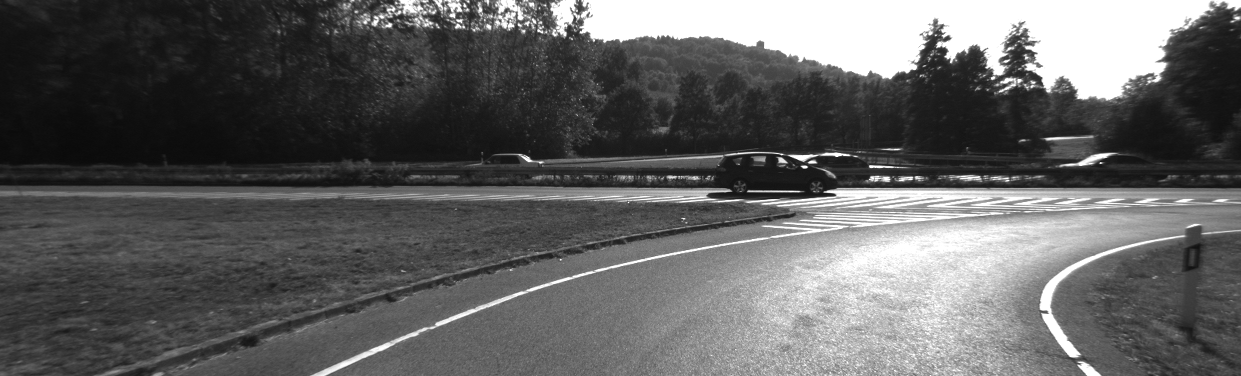
#> input picture odomotry/VO/image_l/000000.png, 1241 x 376 px, given in place of the camera
$ python corner_detection_test.py
#> lines starting #> are read from the running program, lines starting #| are printed output that depends on the picture; after the words box and inside, x2 and y2 are one past the last pixel; in counts of white or black regions, pixels touching at a corner belong together
import numpy as np
import cv2

cam = cv2.VideoCapture(1)

while True:
    check, frame = cam.read()
#> frame is the input picture: shape (376, 1241, 3); min 9, max 255, mean 96.2
    gray = cv2.cvtColor(frame, cv2.COLOR_BGR2GRAY)
    dst = cv2.cornerHarris(gray,2,3,0.04)
    dst = cv2.dilate(dst,None)
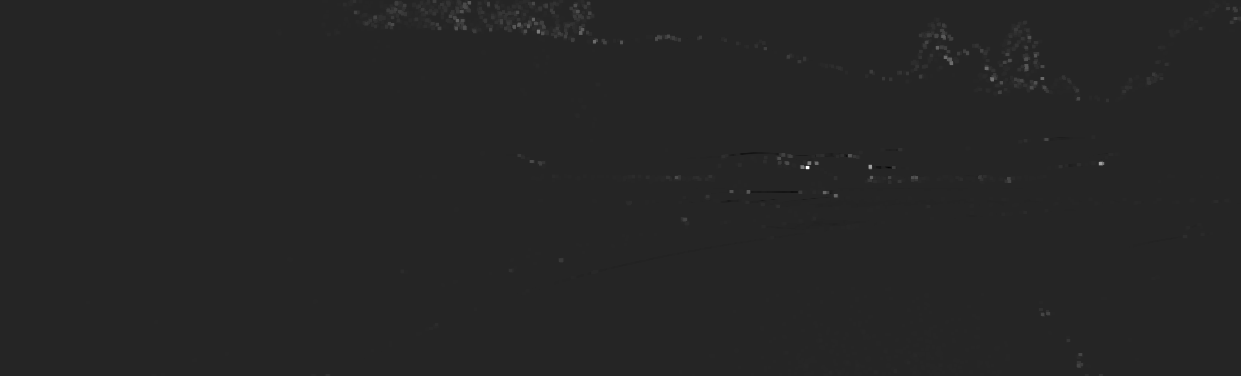
#> dst: shape (376, 1241) float32; min -0.00975, max 0.0561, mean 7.81e-05; drawn with min black and max white
    ret, dst = cv2.threshold(dst,0.01*dst.max(),255,0)
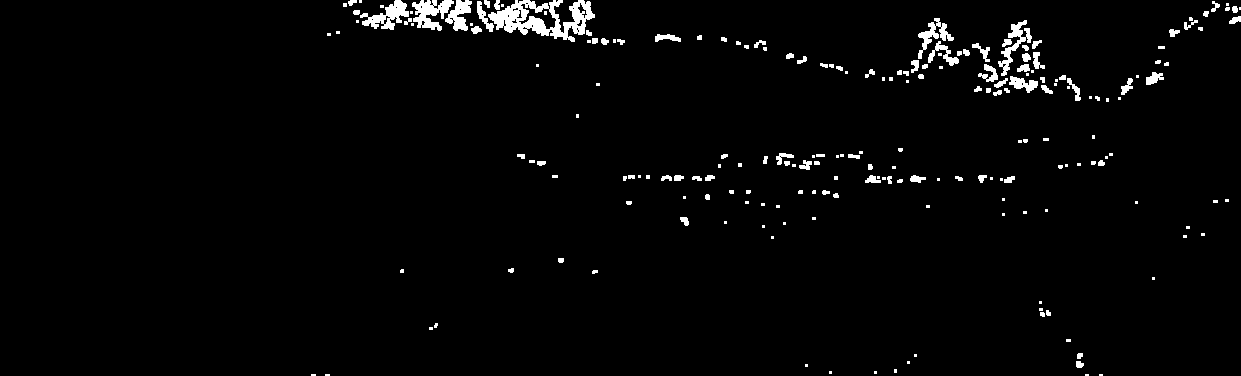
#> dst: shape (376, 1241) float32; 2.4% white; 211 white regions (113 under 20 px), largest, box (x1, y1, x2, y2) and area: (488, 0, 595, 42) 2110, (412, 0, 454, 31) 698, (360, 0, 409, 30) 662
#> ret = 0.000561
    dst = np.uint8(dst)
    # find centroids
    ret, labels, stats, centroids = cv2.connectedComponentsWithStats(dst)
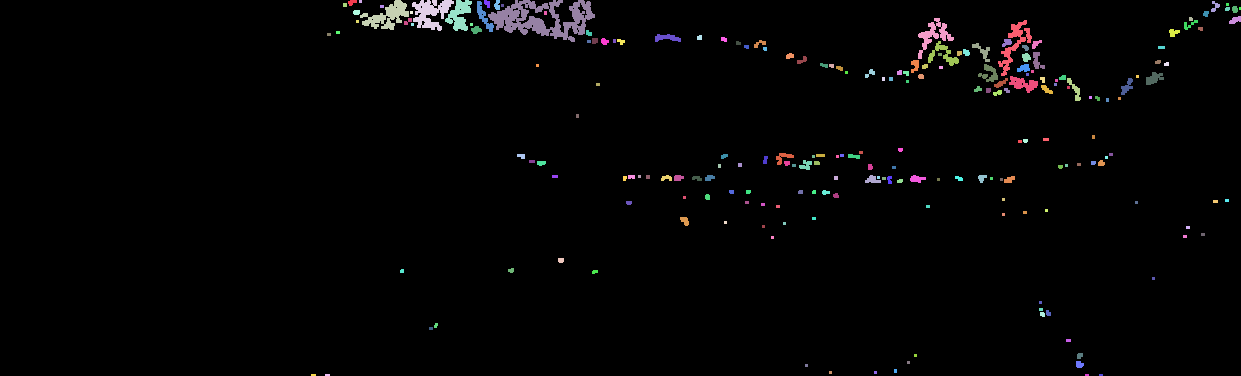
#> labels: shape (376, 1241) int32; 212 distinct labels, from 0 to 211; one colour per label, 0 black
#> ret = 212; stats = 212 rows, first 6: [0, 0, 1241, 376, 455563], [348, 0, 9, 6, 37], [359, 0, 3, 3, 9], [360, 0, 49, 30, 662], [412, 0, 42, 31, 698], [445, 0, 27, 31, 454]; centroids = 212 pairs, first value 313 to 1239.5, second value 1 to 374.5
    # define the criteria to stop and refine the corners
    criteria = (cv2.TERM_CRITERIA_EPS + cv2.TERM_CRITERIA_MAX_ITER, 100, 0.001)
    corners = cv2.cornerSubPix(gray,np.float32(centroids),(5,5),(-1,-1),criteria)
#> corners = 212 pairs, first value 310.3 to 1234.6, second value 1 to 375.2
    # Now draw them
    res = np.hstack((centroids,corners))
#> res = 212 rows, first 6: [616.9, 190.4, 616.9, 190.4], [351.6, 1.97, 351.1, 2.15], [360, 1, 360, 1], [387.2, 15.65, 387.2, 15.65], [430.2, 12.54, 430.2, 12.54], [459.1, 14.73, 459.1, 14.73]
    res = np.int0(res)
#> res = 212 rows, first 6: [616, 190, 616, 190], [351, 1, 351, 2], [360, 1, 360, 1], [387, 15, 387, 15], [430, 12, 430, 12], [459, 14, 459, 14]
    frame[res[:,1],res[:,0]]=[0,0,255]
    frame[res[:,3],res[:,2]] = [0,255,0]
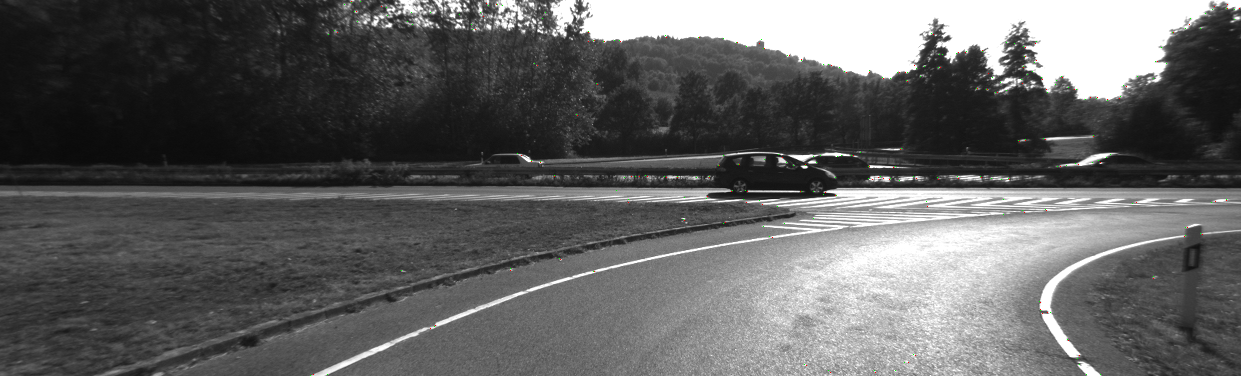
#> frame: shape (376, 1241, 3); mean B, G, R 96.1, 96.2, 96.1


    cv2.imshow('video', frame)


    key = cv2.waitKey(1)
#> (key Esc is pressed here)
    if key == 27:
        break

cam.release()
cv2.destroyAllWindows()

$ run again, on odomotry/VO/image_l/000002.png
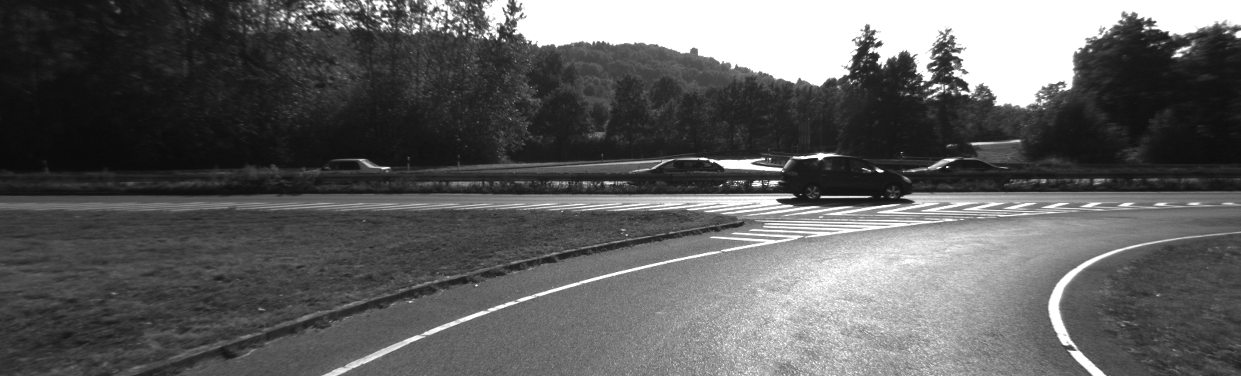
#> input picture odomotry/VO/image_l/000002.png, 1241 x 376 px, given in place of the camera
#> frame is the input picture: shape (376, 1241, 3); min 9, max 255, mean 95.1
#> `ret, dst = cv2.threshold(dst,0.01*dst.max(),255,0)`:
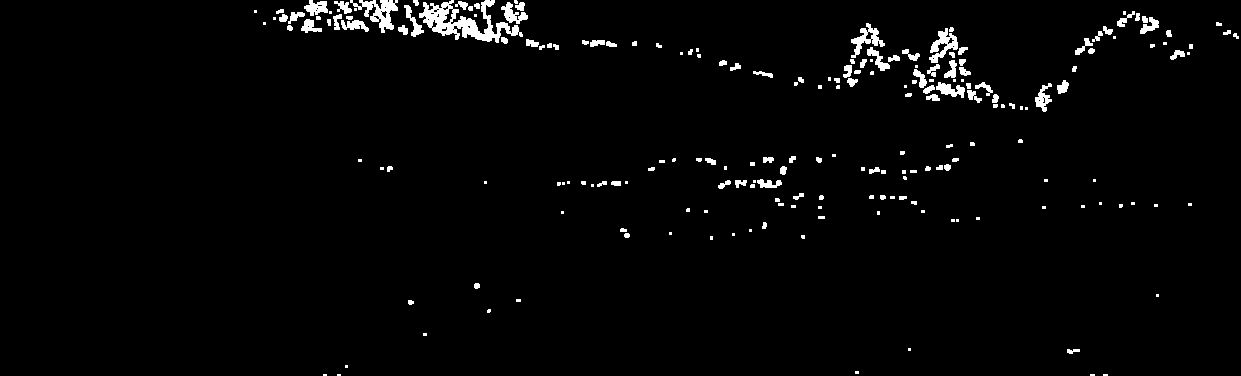
#> dst: shape (376, 1241) float32; 2.4% white; 207 white regions (92 under 20 px), largest, box (x1, y1, x2, y2) and area: (419, 0, 523, 43) 1709, (350, 0, 398, 33) 646, (929, 28, 958, 63) 447
#> `ret, dst = cv2.threshold(dst,0.01*dst.max(),255,0)`: ret = 0.000645
#> labels: shape (376, 1241) int32; 208 distinct labels, from 0 to 207
#> `ret, labels, stats, centroids = cv2.connectedComponentsWithStats(dst)`: ret = 208; stats = 208 rows, first 6: [0, 0, 1241, 376, 455599], [304, 0, 24, 16, 240], [334, 1, 18, 13, 125], [350, 0, 48, 33, 646], [413, 0, 6, 6, 27], [419, 0, 104, 43, 1709]; centroids = 208 pairs, first value 255 to 1235.5, second value 1.5 to 374.5
#> corners = 208 pairs, first value 254.2 to 1232.4, second value 1.5 to 375.3
#> `res = np.hstack((centroids,corners))`: res = 208 rows, first 6: [618, 190.4, 614.4, 194.4], [316, 7.28, 313.6, 8.59], [343.2, 6.6, 348, 10.92], [378.9, 11.79, 378.9, 11.79], [415.7, 2.22, 415.9, 3.37], [464.1, 22.35, 465.3, 21.54]
#> `res = np.int0(res)`: res = 208 rows, first 6: [617, 190, 614, 194], [316, 7, 313, 8], [343, 6, 348, 10], [378, 11, 378, 11], [415, 2, 415, 3], [464, 22, 465, 21]
#> `frame[res[:,3],res[:,2]] = [0,255,0]`:
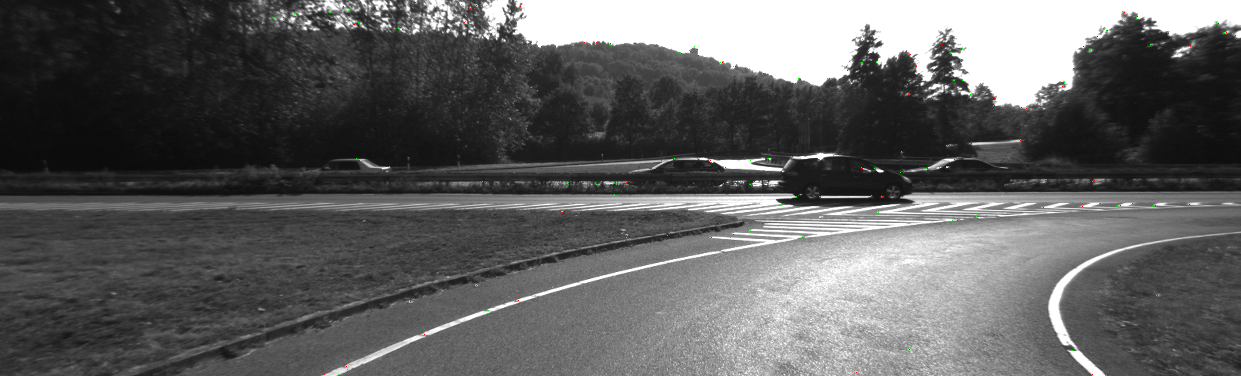
#> frame: shape (376, 1241, 3); mean B, G, R 95, 95.1, 95

$ run again, on odomotry/VO/image_l/000003.png
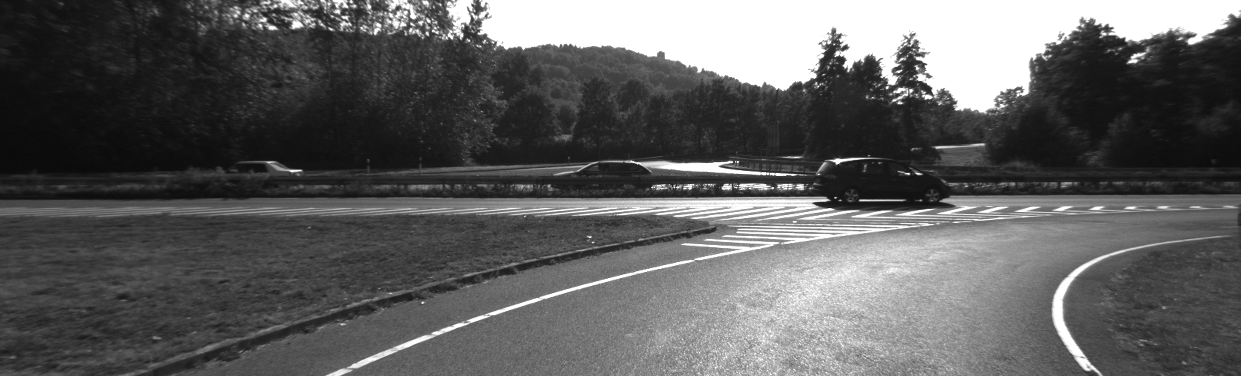
#> input picture odomotry/VO/image_l/000003.png, 1241 x 376 px, given in place of the camera
#> frame is the input picture: shape (376, 1241, 3); min 9, max 255, mean 94.9
#> `ret, dst = cv2.threshold(dst,0.01*dst.max(),255,0)`:
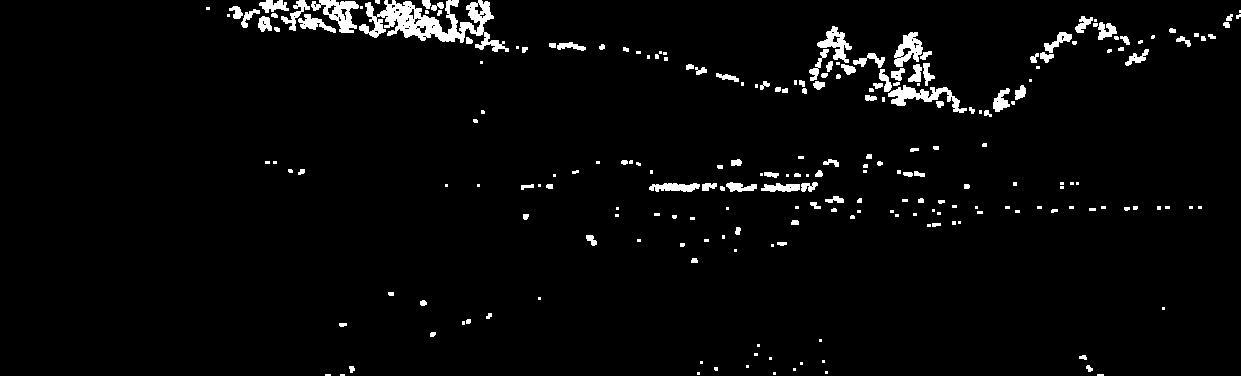
#> dst: shape (376, 1241) float32; 3.2% white; 229 white regions (115 under 20 px), largest, box (x1, y1, x2, y2) and area: (359, 0, 509, 52) 3045, (888, 85, 967, 113) 784, (311, 0, 359, 33) 730
#> `ret, dst = cv2.threshold(dst,0.01*dst.max(),255,0)`: ret = 0.000331
#> labels: shape (376, 1241) int32; 230 distinct labels, from 0 to 229
#> `ret, labels, stats, centroids = cv2.connectedComponentsWithStats(dst)`: ret = 230; stats = 230 rows, first 6: [0, 0, 1241, 376, 451822], [259, 0, 30, 13, 241], [281, 0, 29, 31, 280], [311, 0, 48, 33, 730], [375, 0, 5, 4, 18], [359, 0, 150, 52, 3045]; centroids = 230 pairs, first value 207.5 to 1239.5, second value 1.33 to 374.5
#> corners = 230 pairs, first value 206 to 1239.5, second value 1.7 to 375
#> `res = np.hstack((centroids,corners))`: res = 230 rows, first 6: [617.8, 190.9, 617.8, 190.9], [273.2, 5.43, 269.2, 5.32], [295.4, 13.72, 295.6, 10.24], [338.4, 12.71, 338.4, 16.01], [377.2, 1.33, 377.4, 1.7], [431.1, 22.63, 428.8, 21.18]
#> `res = np.int0(res)`: res = 230 rows, first 6: [617, 190, 617, 190], [273, 5, 269, 5], [295, 13, 295, 10], [338, 12, 338, 16], [377, 1, 377, 1], [431, 22, 428, 21]
#> `frame[res[:,3],res[:,2]] = [0,255,0]`:
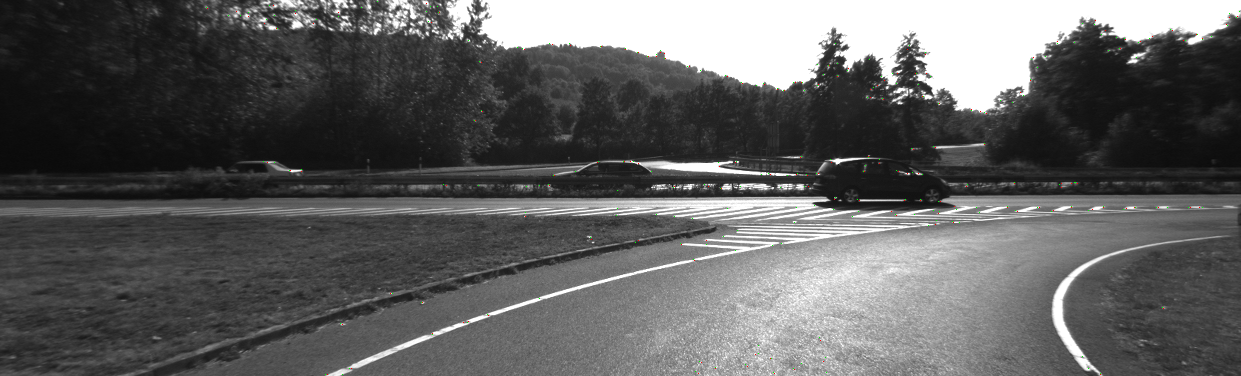
#> frame: shape (376, 1241, 3); mean B, G, R 94.8, 94.9, 94.9
